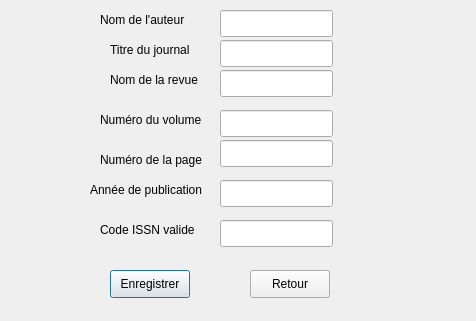
<?xml version="1.0" encoding="UTF-8"?>
<ui version="4.0">
 <class>ajouterJournalQtClass</class>
 <widget class="QDialog" name="ajouterJournalQtClass">
  <property name="geometry">
   <rect>
    <x>0</x>
    <y>0</y>
    <width>476</width>
    <height>321</height>
   </rect>
  </property>
  <property name="windowTitle">
   <string>Ajouter un journal</string>
  </property>
  <widget class="QLineEdit" name="nomAuteurJournal">
   <property name="geometry">
    <rect>
     <x>220</x>
     <y>10</y>
     <width>113</width>
     <height>27</height>
    </rect>
   </property>
  </widget>
  <widget class="QLineEdit" name="nomRevueJournal">
   <property name="geometry">
    <rect>
     <x>220</x>
     <y>70</y>
     <width>113</width>
     <height>27</height>
    </rect>
   </property>
  </widget>
  <widget class="QLineEdit" name="numeroVolumeJournal">
   <property name="geometry">
    <rect>
     <x>220</x>
     <y>110</y>
     <width>113</width>
     <height>27</height>
    </rect>
   </property>
  </widget>
  <widget class="QLineEdit" name="numeroPage">
   <property name="geometry">
    <rect>
     <x>220</x>
     <y>140</y>
     <width>113</width>
     <height>27</height>
    </rect>
   </property>
  </widget>
  <widget class="QLineEdit" name="anneePublicationJournal">
   <property name="geometry">
    <rect>
     <x>220</x>
     <y>180</y>
     <width>113</width>
     <height>27</height>
    </rect>
   </property>
  </widget>
  <widget class="QLineEdit" name="codeISSNJournal">
   <property name="geometry">
    <rect>
     <x>220</x>
     <y>220</y>
     <width>113</width>
     <height>27</height>
    </rect>
   </property>
  </widget>
  <widget class="QLabel" name="label">
   <property name="geometry">
    <rect>
     <x>100</x>
     <y>10</y>
     <width>91</width>
     <height>20</height>
    </rect>
   </property>
   <property name="text">
    <string>Nom de l'auteur</string>
   </property>
  </widget>
  <widget class="QLabel" name="label_3">
   <property name="geometry">
    <rect>
     <x>110</x>
     <y>70</y>
     <width>91</width>
     <height>20</height>
    </rect>
   </property>
   <property name="text">
    <string>Nom de la revue</string>
   </property>
  </widget>
  <widget class="QLabel" name="label_4">
   <property name="geometry">
    <rect>
     <x>100</x>
     <y>110</y>
     <width>111</width>
     <height>20</height>
    </rect>
   </property>
   <property name="text">
    <string>Numéro du volume</string>
   </property>
  </widget>
  <widget class="QLabel" name="label_6">
   <property name="geometry">
    <rect>
     <x>100</x>
     <y>150</y>
     <width>111</width>
     <height>20</height>
    </rect>
   </property>
   <property name="text">
    <string>Numéro de la page</string>
   </property>
  </widget>
  <widget class="QLabel" name="label_7">
   <property name="geometry">
    <rect>
     <x>90</x>
     <y>180</y>
     <width>121</width>
     <height>20</height>
    </rect>
   </property>
   <property name="text">
    <string>Année de publication</string>
   </property>
  </widget>
  <widget class="QLabel" name="label_8">
   <property name="geometry">
    <rect>
     <x>100</x>
     <y>220</y>
     <width>101</width>
     <height>20</height>
    </rect>
   </property>
   <property name="text">
    <string>Code ISSN valide</string>
   </property>
  </widget>
  <widget class="QPushButton" name="enregistrerJournal">
   <property name="geometry">
    <rect>
     <x>110</x>
     <y>270</y>
     <width>80</width>
     <height>28</height>
    </rect>
   </property>
   <property name="text">
    <string>Enregistrer</string>
   </property>
  </widget>
  <widget class="QPushButton" name="retourJournal">
   <property name="geometry">
    <rect>
     <x>250</x>
     <y>270</y>
     <width>80</width>
     <height>28</height>
    </rect>
   </property>
   <property name="text">
    <string>Retour</string>
   </property>
  </widget>
  <widget class="QLabel" name="titreJournal">
   <property name="geometry">
    <rect>
     <x>110</x>
     <y>40</y>
     <width>91</width>
     <height>20</height>
    </rect>
   </property>
   <property name="text">
    <string>Titre du journal</string>
   </property>
  </widget>
  <widget class="QLineEdit" name="titreJournal_2">
   <property name="geometry">
    <rect>
     <x>220</x>
     <y>40</y>
     <width>113</width>
     <height>27</height>
    </rect>
   </property>
  </widget>
  <widget class="QLabel" name="erreurJournal">
   <property name="geometry">
    <rect>
     <x>370</x>
     <y>50</y>
     <width>81</width>
     <height>221</height>
    </rect>
   </property>
   <property name="text">
    <string/>
   </property>
   <property name="wordWrap">
    <bool>true</bool>
   </property>
  </widget>
 </widget>
 <layoutdefault spacing="6" margin="11"/>
 <resources/>
 <connections/>
</ui>
